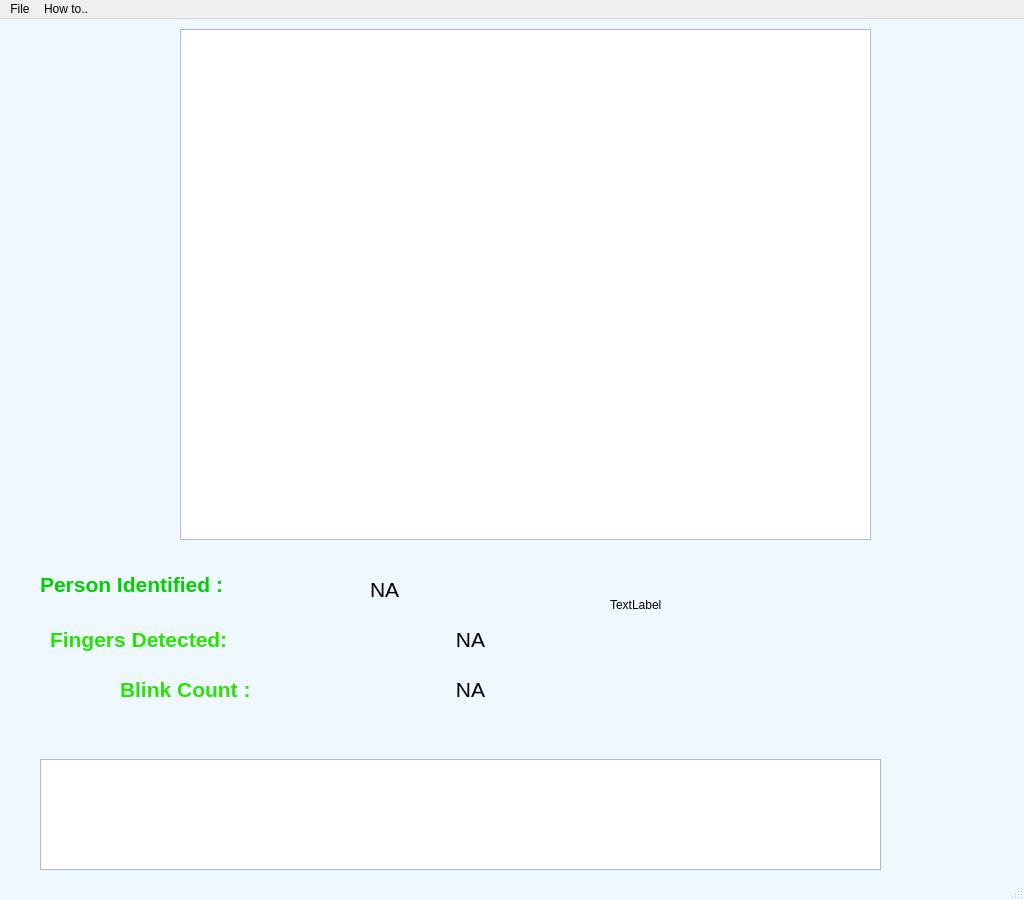
<?xml version="1.0" encoding="UTF-8"?>
<ui version="4.0">
 <class>MainWindow</class>
 <widget class="QMainWindow" name="MainWindow">
  <property name="geometry">
   <rect>
    <x>0</x>
    <y>0</y>
    <width>1024</width>
    <height>900</height>
   </rect>
  </property>
  <property name="windowTitle">
   <string>Face Trainer v2.0</string>
  </property>
  <property name="styleSheet">
   <string notr="true">QMainWindow {
    background-color: rgb(240, 248, 255);
}</string>
  </property>
  <widget class="QWidget" name="centralwidget">
   <widget class="QGraphicsView" name="graphicsView">
    <property name="geometry">
     <rect>
      <x>180</x>
      <y>10</y>
      <width>691</width>
      <height>511</height>
     </rect>
    </property>
   </widget>
   <widget class="QTextEdit" name="my_terminal">
    <property name="geometry">
     <rect>
      <x>40</x>
      <y>740</y>
      <width>841</width>
      <height>111</height>
     </rect>
    </property>
   </widget>
   <widget class="QLabel" name="label">
    <property name="geometry">
     <rect>
      <x>40</x>
      <y>540</y>
      <width>311</width>
      <height>51</height>
     </rect>
    </property>
    <property name="font">
     <font>
      <pointsize>16</pointsize>
     </font>
    </property>
    <property name="text">
     <string>&lt;html&gt;&lt;head/&gt;&lt;body&gt;&lt;p&gt;&lt;span style=&quot; font-weight:600; color:#00cf00;&quot;&gt;Person Identified :&lt;/span&gt;&lt;/p&gt;&lt;/body&gt;&lt;/html&gt;</string>
    </property>
   </widget>
   <widget class="QLabel" name="detected_person">
    <property name="geometry">
     <rect>
      <x>370</x>
      <y>550</y>
      <width>171</width>
      <height>41</height>
     </rect>
    </property>
    <property name="font">
     <font>
      <pointsize>16</pointsize>
     </font>
    </property>
    <property name="text">
     <string>&lt;html&gt;&lt;head/&gt;&lt;body&gt;&lt;p&gt;NA&lt;/p&gt;&lt;/body&gt;&lt;/html&gt;</string>
    </property>
   </widget>
   <widget class="QLabel" name="label_3">
    <property name="geometry">
     <rect>
      <x>50</x>
      <y>600</y>
      <width>311</width>
      <height>41</height>
     </rect>
    </property>
    <property name="font">
     <font>
      <pointsize>16</pointsize>
     </font>
    </property>
    <property name="text">
     <string>&lt;html&gt;&lt;head/&gt;&lt;body&gt;&lt;p&gt;&lt;span style=&quot; font-weight:600; color:#29e208;&quot;&gt;Fingers Detected:&lt;/span&gt;&lt;/p&gt;&lt;/body&gt;&lt;/html&gt;</string>
    </property>
   </widget>
   <widget class="QLabel" name="detected_finger_number">
    <property name="geometry">
     <rect>
      <x>370</x>
      <y>600</y>
      <width>201</width>
      <height>41</height>
     </rect>
    </property>
    <property name="font">
     <font>
      <pointsize>16</pointsize>
     </font>
    </property>
    <property name="text">
     <string>&lt;html&gt;&lt;head/&gt;&lt;body&gt;&lt;p align=&quot;center&quot;&gt;NA&lt;/p&gt;&lt;/body&gt;&lt;/html&gt;</string>
    </property>
    <property name="alignment">
     <set>Qt::AlignLeading|Qt::AlignLeft|Qt::AlignVCenter</set>
    </property>
   </widget>
   <widget class="QLabel" name="label_4">
    <property name="geometry">
     <rect>
      <x>120</x>
      <y>650</y>
      <width>241</width>
      <height>41</height>
     </rect>
    </property>
    <property name="font">
     <font>
      <pointsize>16</pointsize>
     </font>
    </property>
    <property name="layoutDirection">
     <enum>Qt::LeftToRight</enum>
    </property>
    <property name="text">
     <string>&lt;html&gt;&lt;head/&gt;&lt;body&gt;&lt;p&gt;&lt;span style=&quot; font-weight:600; color:#29e208;&quot;&gt;Blink Count :&lt;/span&gt;&lt;/p&gt;&lt;/body&gt;&lt;/html&gt;</string>
    </property>
   </widget>
   <widget class="QLabel" name="blink_count">
    <property name="geometry">
     <rect>
      <x>370</x>
      <y>650</y>
      <width>201</width>
      <height>41</height>
     </rect>
    </property>
    <property name="font">
     <font>
      <pointsize>16</pointsize>
     </font>
    </property>
    <property name="text">
     <string>&lt;html&gt;&lt;head/&gt;&lt;body&gt;&lt;p align=&quot;center&quot;&gt;NA&lt;/p&gt;&lt;/body&gt;&lt;/html&gt;</string>
    </property>
    <property name="alignment">
     <set>Qt::AlignLeading|Qt::AlignLeft|Qt::AlignVCenter</set>
    </property>
   </widget>
   <widget class="QLabel" name="label_5">
    <property name="geometry">
     <rect>
      <x>610</x>
      <y>530</y>
      <width>411</width>
      <height>111</height>
     </rect>
    </property>
    <property name="text">
     <string>TextLabel</string>
    </property>
   </widget>
  </widget>
  <widget class="QMenuBar" name="menubar">
   <property name="geometry">
    <rect>
     <x>0</x>
     <y>0</y>
     <width>1024</width>
     <height>22</height>
    </rect>
   </property>
   <widget class="QMenu" name="menuActions">
    <property name="title">
     <string>File</string>
    </property>
    <addaction name="actionLogin"/>
    <addaction name="actionLoad_SVM"/>
    <addaction name="actionCamera_SVM"/>
    <addaction name="actionCamera_SVM_off"/>
    <addaction name="actionLogout"/>
   </widget>
   <widget class="QMenu" name="menuHow_to">
    <property name="title">
     <string>How to..</string>
    </property>
    <addaction name="actionHow_to_use_ui"/>
   </widget>
   <addaction name="menuActions"/>
   <addaction name="menuHow_to"/>
  </widget>
  <widget class="QStatusBar" name="statusbar"/>
  <action name="actionTrainFaces">
   <property name="text">
    <string>Train_OCV</string>
   </property>
  </action>
  <action name="actionLogin">
   <property name="text">
    <string>Log in</string>
   </property>
  </action>
  <action name="actionTrain_SVM">
   <property name="text">
    <string>Train_SVM</string>
   </property>
  </action>
  <action name="actionCamera_SVM">
   <property name="text">
    <string>Camera On</string>
   </property>
  </action>
  <action name="actionLoad_SVM">
   <property name="text">
    <string>Load Model</string>
   </property>
  </action>
  <action name="actionCamera_SVM_off">
   <property name="text">
    <string>Camera Off</string>
   </property>
  </action>
  <action name="actionLogout">
   <property name="text">
    <string>Logout</string>
   </property>
  </action>
  <action name="actionHow_to_use_ui">
   <property name="text">
    <string>How to use ui</string>
   </property>
  </action>
 </widget>
 <resources/>
 <connections/>
</ui>
